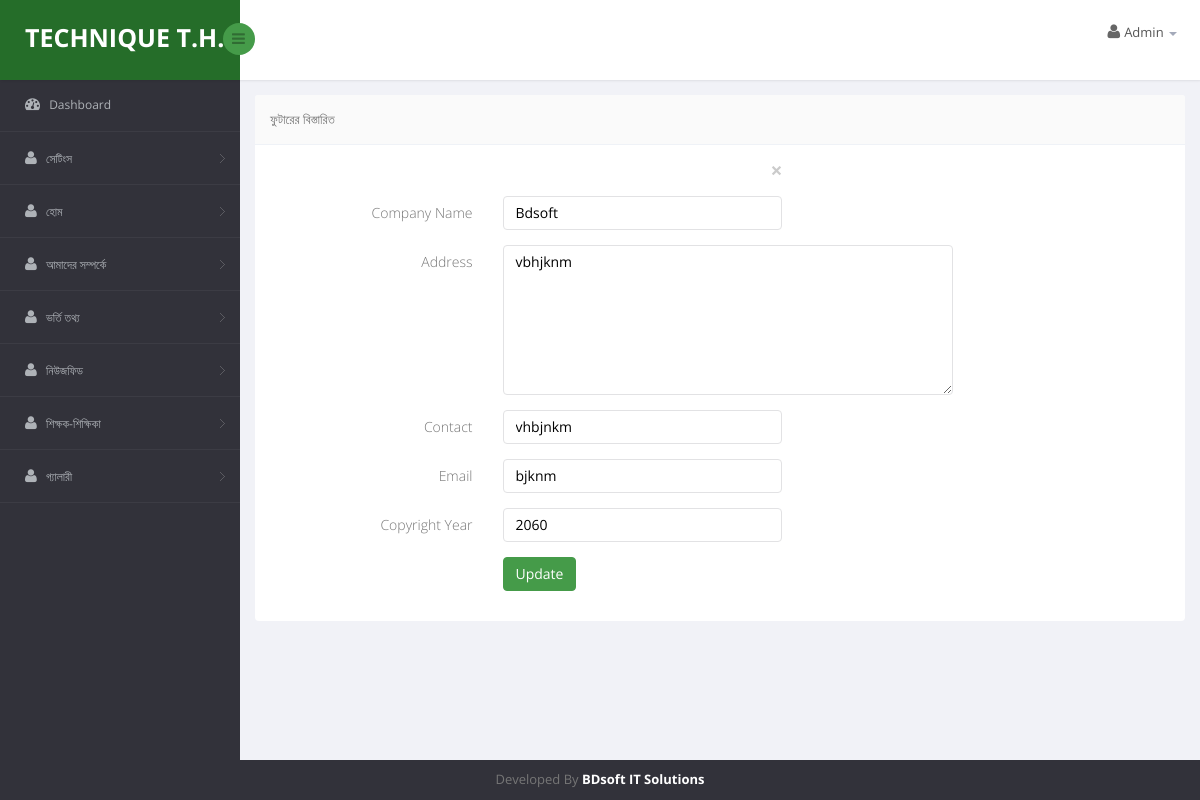
Page /technique_school/soft/footer_info_details.php (signed in) on the committed database.
### tables this page shows
CREATE TABLE `footer_info_details` (
  `footer_info_details_id` int(11) NOT NULL,
  `company_name` varchar(255) NOT NULL,
  `address` text NOT NULL,
  `mobile` varchar(55) NOT NULL,
  `email` varchar(55) NOT NULL,
  `copyright_year` int(11) NOT NULL,
  `created_by` int(11) NOT NULL,
  `created_on` datetime NOT NULL,
  `is_updated` int(1) NOT NULL DEFAULT '0',
  `updated_by` int(11) NOT NULL,
  `updated_on` datetime NOT NULL
);

### technique_school/soft/footer_info_details.php (the view, shortened to what this page needs)
<?php include 'include/header.php';?>
<?php include 'include/sidebar.php';?>
<?php include 'include/body-top.php';?>
<?php
        $tbl_name="footer_info_details";
        $mgs = '';
?>
    <?php
       $sql = "SELECT * FROM $tbl_name WHERE footer_info_details_id = 1";
        $result = mysqli_fetch_array(mysqli_query($con,$sql));
    ?>
     <form class="cmxform form-horizontal " id="signupForm" method="post" action="">
     <div class="form-group ">
            <div class=" col-md-6 col-md-offset-1 <?=$class?>"><a href="#" class="close" data-dismiss="alert" aria-label="close">×</a><?=$mgs?></div>
        </div>
      <div class="form-group ">
            <label for="company_name" class="control-label col-lg-3">Company Name </label>
            <div class="col-lg-4">
                <input class=" form-control" id="" name="company_name" type="text" value="<?=$result['company_name']?>" required />
            </div>
        </div>
        <div class="form-group ">
            <label for="address" class="control-label col-lg-3">Address </label>
            <div class="col-lg-4">
                <textarea class=" form-control" id="" name="address" type="text" required style="height: 150px;width: 450px;"><?=$result['address']?></textarea>
            </div>
        </div>
        <div class="form-group ">
            <label for="mobile" class="control-label col-lg-3">Contact </label>
            <div class="col-lg-4">
                <input class=" form-control" id="" name="mobile" type="text" value="<?=$result['mobile']?>" required />
            </div>
        </div>
        <div class="form-group ">
            <label for="email" class="control-label col-lg-3">Email </label>
            <div class="col-lg-4">
                <input class=" form-control" id="" name="email" type="text" value="<?=$result['email']?>" required />
            </div>
        </div>
        <div class="form-group ">
            <label for="copyright_year" class="control-label col-lg-3">Copyright Year </label>
            <div class="col-lg-4">
                <input class=" form-control" id="" name="copyright_year" type="text" value="<?=$result['copyright_year']?>" required />
            </div>
        </div>
     <div class="form-group">
            <div class="col-lg-offset-3 col-md-offset-3 col-sm-offset-3 col-xs-offset-3 col-lg-5">
              <input type="submit" class="btn btn-primary" name="update" value="Update" />
            </div>
        </div>
    </form>
<?php include 'include/body-bottom.php';?>
<?php include 'include/footer.php';?>

### rows in the picture
footer_info_details: company_name "Bdsoft", address "vbhjknm", mobile "vhbjnkm", email "bjknm", copyright_year "2060"

### other values in the picture
$table_heading "ফুটারের বিস্তারিত"
